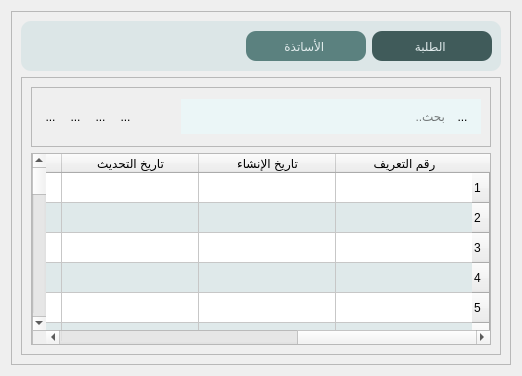
         <widget class="QWidget" name="page_5">
          <layout class="QGridLayout" name="gridLayout_50">
           <item row="0" column="0">
            <widget class="QFrame" name="frame_50">
             <property name="frameShape">
              <enum>QFrame::StyledPanel</enum>
             </property>
             <property name="frameShadow">
              <enum>QFrame::Raised</enum>
             </property>
             <layout class="QGridLayout" name="gridLayout_53">
              <item row="0" column="0">
               <widget class="QFrame" name="frame_51">
                <property name="minimumSize">
                 <size>
                  <width>0</width>
                  <height>50</height>
                 </size>
                </property>
                <property name="styleSheet">
                 <string notr="true">background-color: rgb(220, 230, 231);
border-radius:10px</string>
                </property>
                <property name="frameShape">
                 <enum>QFrame::StyledPanel</enum>
                </property>
                <property name="frameShadow">
                 <enum>QFrame::Raised</enum>
                </property>
                <layout class="QGridLayout" name="gridLayout_89">
                 <item row="1" column="2">
                  <widget class="QPushButton" name="SuppliersButton_2">
                   <property name="minimumSize">
                    <size>
                     <width>120</width>
                     <height>30</height>
                    </size>
                   </property>
                   <property name="maximumSize">
                    <size>
                     <width>100</width>
                     <height>16777215</height>
                    </size>
                   </property>
                   <property name="styleSheet">
                    <string notr="true">QPushButton{
	background-color: rgb(64, 91, 90);
	color: rgb(226, 236, 237);
	border-radius:10px;
	font: 9pt &quot;Rockwell&quot;;
}

QPushButton:hover{
	background-color: rgb(91, 129, 127);
	font: 10pt &quot;Rockwell&quot;;
}</string>
                   </property>
                   <property name="text">
                    <string>الطلبة </string>
                   </property>
                  </widget>
                 </item>
                 <item row="1" column="1">
                  <widget class="QPushButton" name="ProductsButton_2">
                   <property name="minimumSize">
                    <size>
                     <width>120</width>
                     <height>30</height>
                    </size>
                   </property>
                   <property name="maximumSize">
                    <size>
                     <width>100</width>
                     <height>16777215</height>
                    </size>
                   </property>
                   <property name="styleSheet">
                    <string notr="true">QPushButton{
	color: rgb(226, 236, 237);
	border-radius:10px;
	background-color: rgb(91, 129, 127);
	font: 10pt &quot;Rockwell&quot;;
}

QPushButton:Pressed{
	color: rgb(91, 129, 127);
}</string>
                   </property>
                   <property name="text">
                    <string>الأساتذة </string>
                   </property>
                  </widget>
                 </item>
                 <item row="1" column="0">
                  <spacer name="horizontalSpacer_18">
                   <property name="orientation">
                    <enum>Qt::Horizontal</enum>
                   </property>
                   <property name="sizeHint" stdset="0">
                    <size>
                     <width>40</width>
                     <height>20</height>
                    </size>
                   </property>
                  </spacer>
                 </item>
                </layout>
               </widget>
              </item>
              <item row="1" column="0">
               <widget class="QFrame" name="Productsframe_2">
                <property name="minimumSize">
                 <size>
                  <width>0</width>
                  <height>200</height>
                 </size>
                </property>
                <property name="frameShape">
                 <enum>QFrame::StyledPanel</enum>
                </property>
                <property name="frameShadow">
                 <enum>QFrame::Raised</enum>
                </property>
                <layout class="QGridLayout" name="gridLayout_85">
                 <item row="2" column="0">
                  <widget class="QTableWidget" name="tableWidget_2">
                   <property name="layoutDirection">
                    <enum>Qt::RightToLeft</enum>
                   </property>
                   <property name="styleSheet">
                    <string notr="true">selection-background-color: rgb(234, 234, 234);
selection-color: rgb(64, 91, 90);
alternate-background-color: rgb(223, 233, 234);</string>
                   </property>
                   <property name="alternatingRowColors">
                    <bool>true</bool>
                   </property>
                   <property name="showGrid">
                    <bool>true</bool>
                   </property>
                   <property name="rowCount">
                    <number>50</number>
                   </property>
                   <attribute name="horizontalHeaderDefaultSectionSize">
                    <number>137</number>
                   </attribute>
                   <row/>
                   <row/>
                   <row/>
                   <row/>
                   <row/>
                   <row/>
                   <row/>
                   <row/>
                   <row/>
                   <row/>
                   <row/>
                   <row/>
                   <row/>
                   <row/>
                   <row/>
                   <row/>
                   <row/>
                   <row/>
                   <row/>
                   <row/>
                   <row/>
                   <row/>
                   <row/>
                   <row/>
                   <row/>
                   <row/>
                   <row/>
                   <row/>
                   <row/>
                   <row/>
                   <row/>
                   <row/>
                   <row/>
                   <row/>
                   <row/>
                   <row/>
                   <row/>
                   <row/>
                   <row/>
                   <row/>
                   <row/>
                   <row/>
                   <row/>
                   <row/>
                   <row/>
                   <row/>
                   <row/>
                   <row/>
                   <row/>
                   <row/>
                   <column>
                    <property name="text">
                     <string>رقم التعريف</string>
                    </property>
                   </column>
                   <column>
                    <property name="text">
                     <string>تاريخ الإنشاء</string>
                    </property>
                   </column>
                   <column>
                    <property name="text">
                     <string>تاريخ التحديث</string>
                    </property>
                   </column>
                   <column>
                    <property name="text">
                     <string>اللقب </string>
                    </property>
                   </column>
                   <column>
                    <property name="text">
                     <string>الإسم </string>
                    </property>
                   </column>
                   <column>
                    <property name="text">
                     <string>تاريخ الميلاد</string>
                    </property>
                   </column>
                   <column>
                    <property name="text">
                     <string>رقم الهاتف</string>
                    </property>
                   </column>
                  </widget>
                 </item>
                 <item row="1" column="0">
                  <widget class="QFrame" name="frame_52">
                   <property name="minimumSize">
                    <size>
                     <width>0</width>
                     <height>60</height>
                    </size>
                   </property>
                   <property name="frameShape">
                    <enum>QFrame::StyledPanel</enum>
                   </property>
                   <property name="frameShadow">
                    <enum>QFrame::Raised</enum>
                   </property>
                   <layout class="QGridLayout" name="gridLayout_51">
                    <item row="0" column="8">
                     <widget class="QFrame" name="frame_53">
                      <property name="minimumSize">
                       <size>
                        <width>300</width>
                        <height>0</height>
                       </size>
                      </property>
                      <property name="maximumSize">
                       <size>
                        <width>300</width>
                        <height>16777215</height>
                       </size>
                      </property>
                      <property name="styleSheet">
                       <string notr="true">background-color: rgb(235, 246, 247);
border-radius:20px;</string>
                      </property>
                      <property name="frameShape">
                       <enum>QFrame::StyledPanel</enum>
                      </property>
                      <property name="frameShadow">
                       <enum>QFrame::Raised</enum>
                      </property>
                      <layout class="QGridLayout" name="gridLayout_52">
                       <item row="0" column="1">
                        <widget class="QLineEdit" name="SearchlineEdit_2">
                         <property name="styleSheet">
                          <string notr="true">border:non;</string>
                         </property>
                         <property name="placeholderText">
                          <string>بحث..</string>
                         </property>
                        </widget>
                       </item>
                       <item row="0" column="2">
                        <widget class="QToolButton" name="SearchtoolButton_2">
                         <property name="styleSheet">
                          <string notr="true">border:non;</string>
                         </property>
                         <property name="text">
                          <string>...</string>
                         </property>
                         <property name="icon">
                          <iconset>
                           <normaloff>../Projects/InvenTrack/Icons/Green/search (2).png</normaloff>../Projects/InvenTrack/Icons/Green/search (2).png</iconset>
                         </property>
                        </widget>
                       </item>
                      </layout>
                     </widget>
                    </item>
                    <item row="0" column="7">
                     <spacer name="horizontalSpacer_6">
                      <property name="orientation">
                       <enum>Qt::Horizontal</enum>
                      </property>
                      <property name="sizeHint" stdset="0">
                       <size>
                        <width>40</width>
                        <height>20</height>
                       </size>
                      </property>
                     </spacer>
                    </item>
                    <item row="0" column="1">
                     <widget class="QToolButton" name="DeltoolButton_2">
                      <property name="styleSheet">
                       <string notr="true">border:none;</string>
                      </property>
                      <property name="text">
                       <string>...</string>
                      </property>
                      <property name="icon">
                       <iconset>
                        <normaloff>../Projects/InvenTrack/Icons/Green/trash (2).png</normaloff>../Projects/InvenTrack/Icons/Green/trash (2).png</iconset>
                      </property>
                     </widget>
                    </item>
                    <item row="0" column="3">
                     <widget class="QToolButton" name="RotatetoolButton_2">
                      <property name="styleSheet">
                       <string notr="true">border:none;</string>
                      </property>
                      <property name="text">
                       <string>...</string>
                      </property>
                      <property name="icon">
                       <iconset>
                        <normaloff>../Projects/InvenTrack/Icons/Green/rotate-left (3).png</normaloff>../Projects/InvenTrack/Icons/Green/rotate-left (3).png</iconset>
                      </property>
                     </widget>
                    </item>
                    <item row="0" column="0">
                     <widget class="QToolButton" name="AddProducttoolButton_2">
                      <property name="styleSheet">
                       <string notr="true">border:none;</string>
                      </property>
                      <property name="text">
                       <string>...</string>
                      </property>
                      <property name="icon">
                       <iconset>
                        <normaloff>../Projects/InvenTrack/Icons/Green/add (3)fsqf.png</normaloff>../Projects/InvenTrack/Icons/Green/add (3)fsqf.png</iconset>
                      </property>
                     </widget>
                    </item>
                    <item row="0" column="4">
                     <widget class="QToolButton" name="CopytoolButton_2">
                      <property name="styleSheet">
                       <string notr="true">border:none;</string>
                      </property>
                      <property name="text">
                       <string>...</string>
                      </property>
                      <property name="icon">
                       <iconset>
                        <normaloff>../Projects/InvenTrack/Icons/Green/copy-alt.png</normaloff>../Projects/InvenTrack/Icons/Green/copy-alt.png</iconset>
                      </property>
                     </widget>
                    </item>
                   </layout>
                  </widget>
                 </item>
                </layout>
               </widget>
              </item>
             </layout>
            </widget>
           </item>
          </layout>
         </widget>
